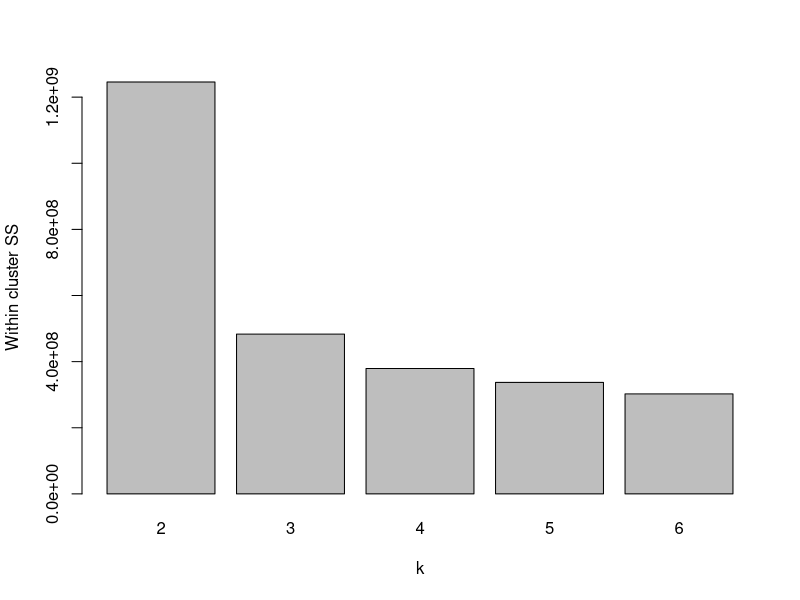
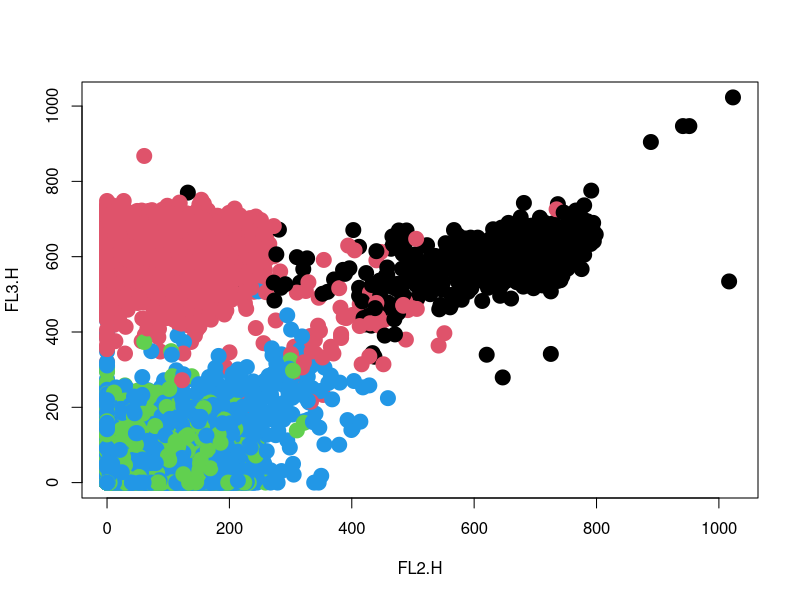
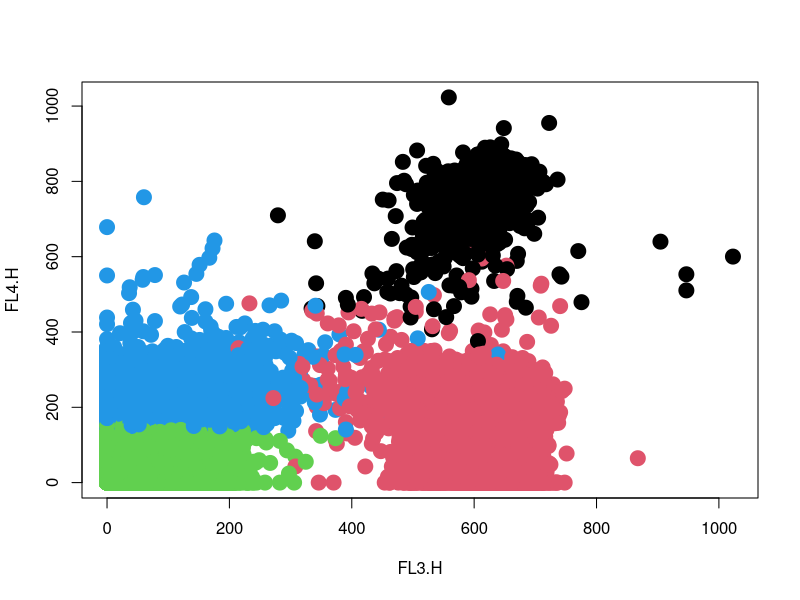

Write the R code that produced these figures, in order.
data <- read.csv("./data/facs.csv")


set.seed(1) 

k_clusters1 <- list()

for (k in 2:6){
  
  k_clusters1[[k]] <- kmeans(data, k, nstart = 50)
  
}


# Collect Within cluster sum of squares for all clsutering

wcss1 <- rep(0,5)

for (k in 2:6){
  wcss1[k-1] <- k_clusters1[[k]]$tot.withinss
}


# Create a barplot for WCSS

barplot(wcss1, names = seq(2,6), xlab = "k", 
        ylab = " Within cluster SS")


#take k=4




plot(data[,2:3], col = k_clusters1[[4]]$cluster,pch = 20, cex = 3)
plot(data[,3:4], col = k_clusters1[[4]]$cluster,pch = 20, cex = 3)

